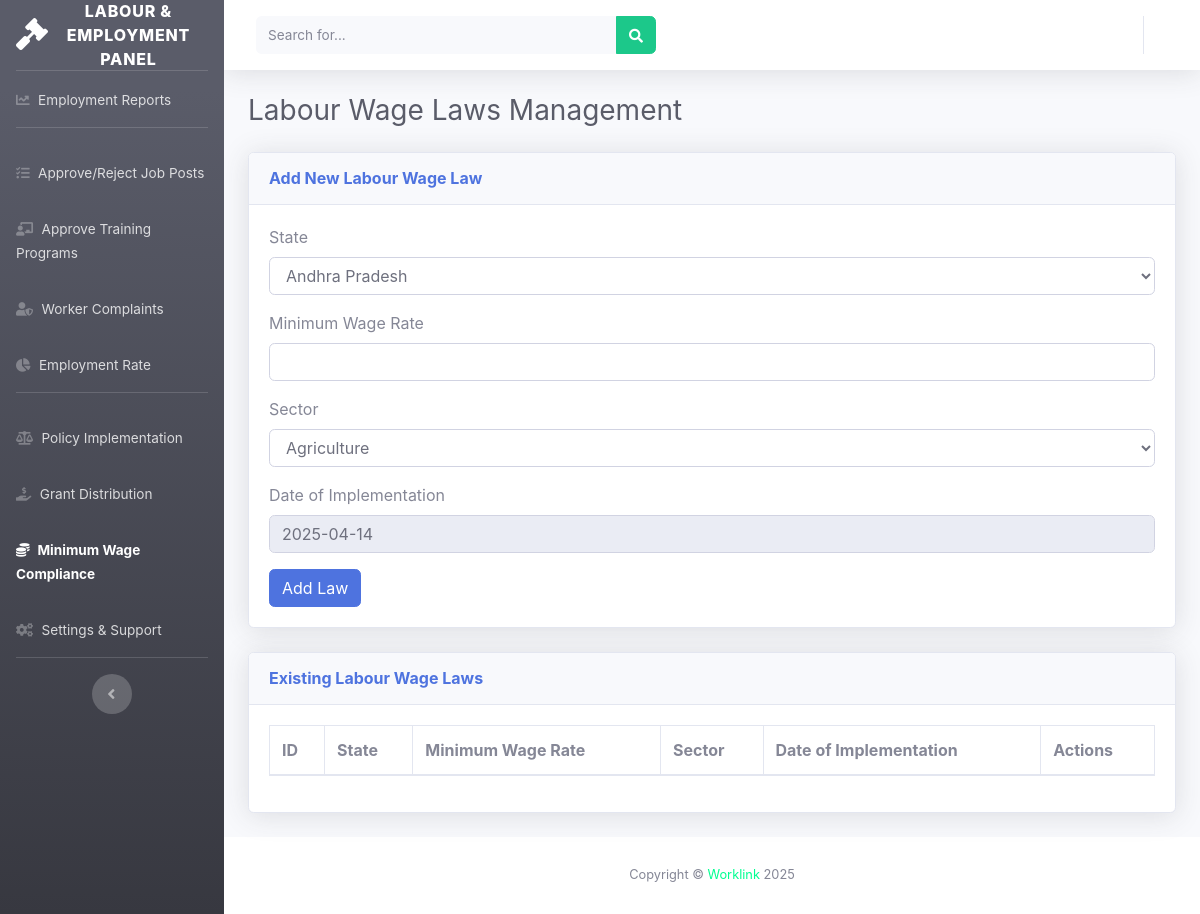
The app's page /governmentOfficial/track_wage_laws.php (signed in), older data.
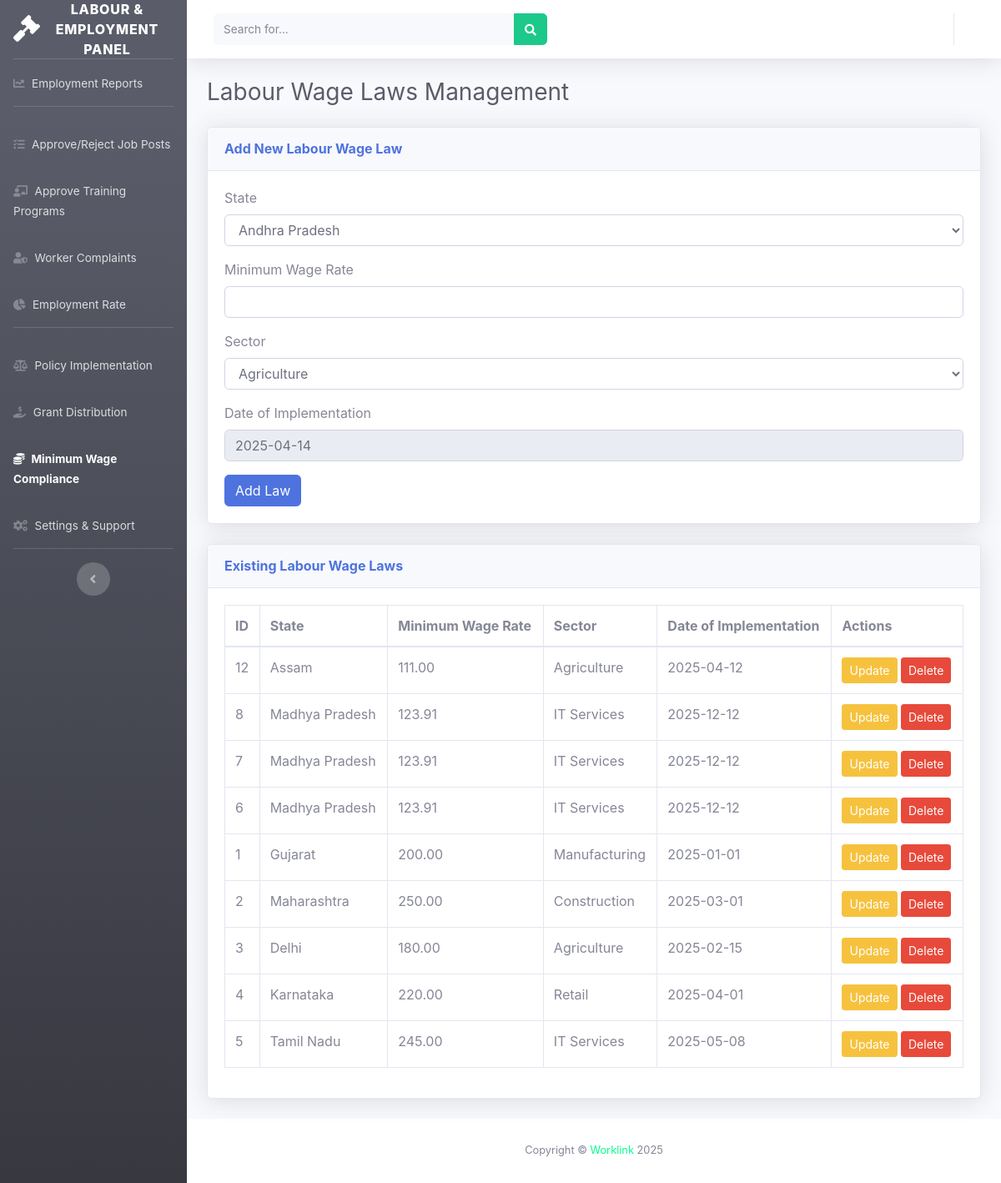
The same page, newer data.
### tables this page shows
CREATE TABLE `wage_laws` (
  `id` int(11) NOT NULL,
  `state` varchar(255) NOT NULL,
  `min_wage_rate` decimal(10,2) NOT NULL,
  `sector` varchar(255) NOT NULL,
  `date_of_implementation` date NOT NULL,
  `created_at` timestamp NOT NULL DEFAULT current_timestamp(),
  `updated_at` timestamp NOT NULL DEFAULT current_timestamp() ON UPDATE current_timestamp()
);

### governmentOfficial/track_wage_laws.php (the view, shortened to what this page needs)
<?php
include('connection.php');
$sql = "SELECT * FROM wage_laws ORDER BY created_at DESC";
$result = mysqli_query($con, $sql);
$states = ["Andhra Pradesh", "Arunachal Pradesh", "Assam", "Bihar", "Chhattisgarh", "Goa", "Gujarat", "Haryana", "Himachal Pradesh", "Jharkhand", "Karnataka", "Kerala", "Madhya Pradesh", "Maharashtra", "Manipur", "Meghalaya", "Mizoram", "Nagaland", "Odisha", "Punjab", "Rajasthan", "Sikkim", "Tamil Nadu", "Telangana", "Tripura", "Uttar Pradesh", "Uttarakhand", "West Bengal"];
$sectors = ["Agriculture", "Construction", "Manufacturing", "Retail", "IT Services", "Education", "Healthcare", "Transport", "Hospitality", "Government Services"];
?>
<!DOCTYPE html>
<html lang="en">
<head>
    <link href="vendor/fontawesome-free/css/all.min.css" rel="stylesheet">
    <link href="css/sb-admin-2.min.css" rel="stylesheet">
    <link href="vendor/datatables/dataTables.bootstrap4.min.css" rel="stylesheet">
</head>
<body id="page-top">
    <?php include('sidebar.php'); ?>
    <?php include('header.php'); ?>
    <div class="container-fluid">
        <h1 class="h3 mb-4 text-gray-800">Labour Wage Laws Management</h1>
        <div class="card shadow mb-4">
            <div class="card-header py-3">
                <h6 class="m-0 font-weight-bold text-primary">Add New Labour Wage Law</h6>
            </div>
            <div class="card-body">
                <form method="POST" action="">
                    <div class="form-group">
                        <label for="state">State</label>
                        <select name="state" class="form-control" required>
                            <?php foreach ($states as $state) { ?>
                                <option value="<?php echo $state; ?>"><?php echo $state; ?></option>
                            <?php } ?>
                        </select>
                    </div>
                    <div class="form-group">
                        <label for="min_wage_rate">Minimum Wage Rate</label>
                        <input type="number" name="min_wage_rate" class="form-control" required>
                    </div>
                    <div class="form-group">
                        <label for="sector">Sector</label>
                        <select name="sector" class="form-control" required>
                            <?php foreach ($sectors as $sector) { ?>
                                <option value="<?php echo $sector; ?>"><?php echo $sector; ?></option>
                            <?php } ?>
                        </select>
                    </div>
                    <div class="form-group">
                        <label for="date_of_implementation">Date of Implementation</label>
                        <input type="text" name="date_of_implementation" class="form-control" id="current_datetime" readonly>
                    </div>
                    <button type="submit" name="create" class="btn btn-primary">Add Law</button>
                </form>
            </div>
        </div>
        <div class="card shadow mb-4">
            <div class="card-header py-3">
                <h6 class="m-0 font-weight-bold text-primary">Existing Labour Wage Laws</h6>
            </div>
            <div class="card-body">
                <table class="table table-bordered" id="wageLawsTable" width="100%" cellspacing="0">
                    <thead>
                        <tr>
                            <th>ID</th>
                            <th>State</th>
                            <th>Minimum Wage Rate</th>
                            <th>Sector</th>
                            <th>Date of Implementation</th>
                            <th>Actions</th>
                        </tr>
                    </thead>
                    <tbody>
                        <?php while ($row = mysqli_fetch_assoc($result)) { ?>
                            <tr>
                                <td><?php echo $row['id']; ?></td>
                                <td><?php echo $row['state']; ?></td>
                                <td><?php echo $row['min_wage_rate']; ?></td>
                                <td><?php echo $row['sector']; ?></td>
                                <td><?php echo $row['date_of_implementation']; ?></td>
                                <td>
                                    <button class="btn btn-warning btn-sm" data-toggle="modal" data-target="#updateModal<?php echo $row['id']; ?>">Update</button>
                                    <button class="btn btn-danger btn-sm" data-toggle="modal" data-target="#deleteModal<?php echo $row['id']; ?>">Delete</button>
                                </td>
                            </tr>
                        <?php } ?>
                    </tbody>
                </table>
            </div>
        </div>
    </div>
    <?php include('footer.php'); ?>
    </div>
</div>
</body>
</html>

Row changes from the older to the newer data that the page shows:
added wage_laws: id "12", state "Assam", min_wage_rate "111.00", sector "Agriculture", date_of_implementation "2025-04-12"
added wage_laws: id "8", state "Madhya Pradesh", min_wage_rate "123.91", sector "IT Services", date_of_implementation "2025-12-12"
added wage_laws: id "7", state "Madhya Pradesh", min_wage_rate "123.91", sector "IT Services", date_of_implementation "2025-12-12"
added wage_laws: id "6", state "Madhya Pradesh", min_wage_rate "123.91", sector "IT Services", date_of_implementation "2025-12-12"
added wage_laws: id "1", state "Gujarat", min_wage_rate "200.00", sector "Manufacturing", date_of_implementation "2025-01-01"
added wage_laws: id "2", state "Maharashtra", min_wage_rate "250.00", sector "Construction", date_of_implementation "2025-03-01"
added wage_laws: id "3", state "Delhi", min_wage_rate "180.00", sector "Agriculture", date_of_implementation "2025-02-15"
added wage_laws: id "4", state "Karnataka", min_wage_rate "220.00", sector "Retail", date_of_implementation "2025-04-01"
added wage_laws: id "5", state "Tamil Nadu", min_wage_rate "245.00", sector "IT Services", date_of_implementation "2025-05-08"
